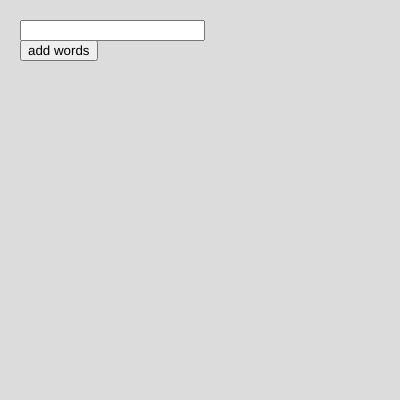
Frame 1 (no input)
Frame 60 (no input): identical to frame 1, image omitted
Frame 120 (the mouse pressed at the canvas centre since frame 60): identical to frame 1, image omitted

The p5.js sketch that drew this single still picture (run headless with seeded random() and noise() and a simulated clock; from frame 60 on, the mouse is pressed at the canvas centre):

// p5.js sketch
// ── sketch.js
let userInput;
let button;
let userLine;
let response;
let poem = [];

function setup() {
  createCanvas(400, 400);
  userInput = createInput();
  userInput.position(20,20);
  button = createButton('add words');
  button.position(userInput.x,userInput.y + 20);
  button.mousePressed(newLine);
}

function draw() {
  background(220);
  writePoem();
}
function newLine(){
  userLine = userInput.value();
  userInput.value('');
  poem.push(userLine);

  let words = RiTa.tokenize(userLine);
  response = '';
  for(x = 0; x < words.length; x++){
    let rhymes = RiTa.rhymesSync(words[x]);
    let alliterations = RiTa.alliterations(words[x]);
    console.log(alliterations);
    if (rhymes.length === 0){
      if(RiTa.isNoun(words[x])){
        response += RiTa.randomWord({ pos: "nn"});
      }else if(RiTa.isVerb(words[x])){
        response += RiTa.randomWord({ pos: "vb"});
      }else if(RiTa.isAdjective(words[x])){
        response += RiTa.randomWord({ pos: "jj"});
      }else {
        response += words[x];
      }
    } else{
      let changedWord = random(rhymes);
      response += changedWord;
    }
    response += ' ';
  }

  poem.push(response);
}
function writePoem(){
  for(x = 0; x < poem.length; x++){
    text(poem[x], 20, 100 + x * 20);
  }
}
